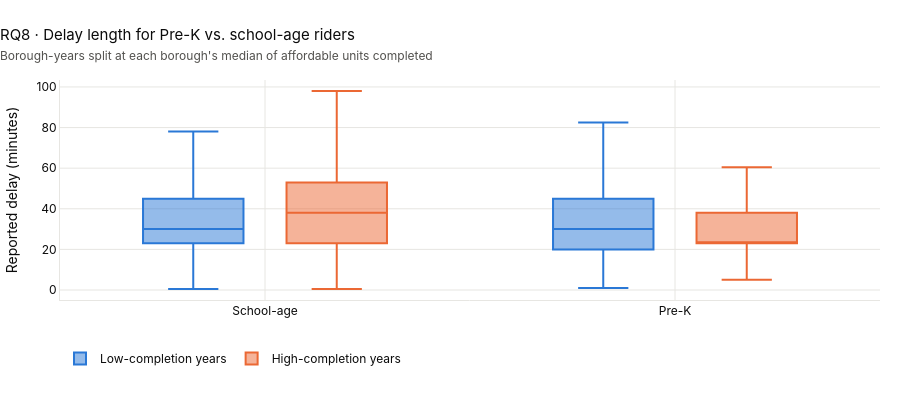

Notebook code for this chart:
### Markdown cell above
### RQ8 (Ahmed Rashad)
**Question:** Are Pre-K and school-age riders delayed for different lengths of time in high- vs. low-completion years?

**Chart:** Box plot of delay minutes by rider group, split into each borough's above- and below-median completion years.

### Code cell
F.rq8_prek_delay_box(bus, yearly).show()

### Figure 1 — Plotly figure (JSON) as saved in the notebook; plotly's stock layout.template omitted (floating-point values rounded to 4 significant figures)
{"data": [{"boxpoints": false, "line": {"width": 2}, "lowerfence": [0.5, 1.0], "marker": {"color": "#2a78d6"}, "median": [30.0, 30.0], "name": "Low-completion years", "q1": [23.0, 20.0], "q3": [45.0, 45.0], "type": "box", "upperfence": [78.0, 82.5], "x": ["School-age", "Pre-K"]}, {"boxpoints": false, "line": {"width": 2}, "lowerfence": [0.5, 5.0], "marker": {"color": "#eb6834"}, "median": [38.0, 23.0], "name": "High-completion years", "q1": [23.0, 23.0], "q3": [53.0, 38.0], "type": "box", "upperfence": [98.0, 60.5], "x": ["School-age", "Pre-K"]}], "layout": {"boxmode": "group", "font": {"color": "#0b0b0b", "family": "Inter, Segoe UI, Arial, sans-serif", "size": 12}, "height": 420, "hoverlabel": {"bgcolor": "white", "font": {"size": 12}}, "legend": {"orientation": "h", "title": {"text": ""}, "x": 0, "y": -0.2, "yanchor": "top"}, "margin": {"b": 120, "l": 60, "r": 20, "t": 80}, "title": {"font": {"color": "#0b0b0b", "size": 15}, "text": "RQ8 · Delay length for Pre-K vs. school-age riders<br><span style='font-size:12px;color:#52514e'>Borough-years split at each borough's median of affordable units completed</span>", "x": 0, "xanchor": "left"}, "xaxis": {"gridcolor": "#e7e6e2", "linecolor": "#e7e6e2", "zeroline": false}, "yaxis": {"gridcolor": "#e7e6e2", "linecolor": "#e7e6e2", "title": {"text": "Reported delay (minutes)"}, "zeroline": false}}}
